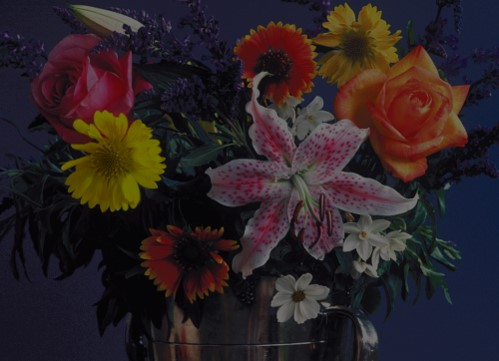
%> input picture Modelos de color/flores.jpg, 499 x 361 px
$ octave HSV2RGB.m   (GNU Octave 9; MATLAB toolbox functions it lacks are replaced by stand-ins)
%> lines starting %> are read from the running program, lines starting %| are printed output that depends on the picture
%HSV --> RGB
A=imread('flores.JPG');
%> A is the input picture: size 361x499x3 uint8; mean R, G, B 44.7, 34.4, 37.6

cmap = hsv2rgb(A);
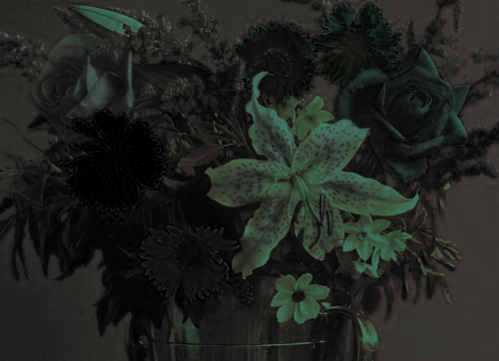
%> cmap: size 361x499x3 double; mean R, G, B 0.133, 0.144, 0.127
d1=cmap(:,:,1);  %H
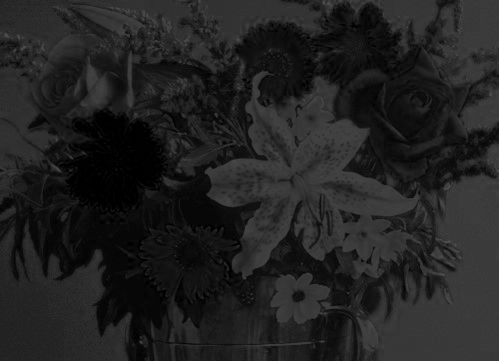
%> d1: size 361x499 double; min 0, max 0.331, mean 0.133
d2=cmap(:,:,2);  %S
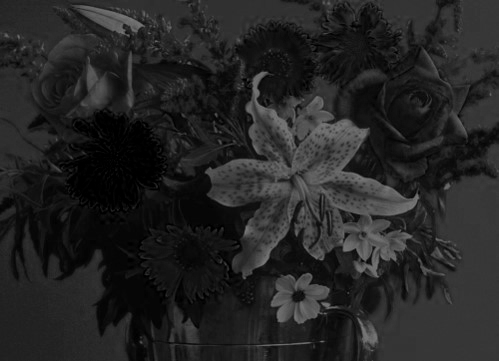
%> d2: size 361x499 double; min 0, max 0.498, mean 0.144
d3=cmap(:,:,3);  %V

ssubplot(1,5,1);imshow(A);title('Original');
%> (this line was passed over: ssubplot is not available in this run)
subplot(1,5,2);imshow(cmap);title('RGB');
subplot(1,5,3);imshow(d1);title('R');
subplot(1,5,4);imshow(d2);title('G');
subplot(1,5,5);imshow(d3);title('B');
